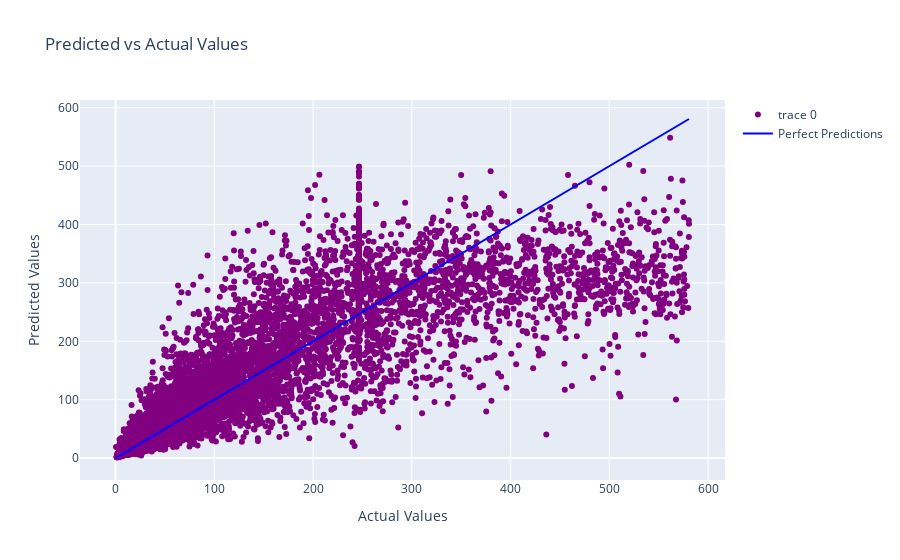

The notebook cell saved with this chart:
### Code cell
# Add hover text with additional information
hover_text = [f'Actual: {a}<br>Predicted: {p}' for a, p in zip(y_test, y_pred)]
fig.data[0].update(text=hover_text, hoverinfo='text')

fig.show()

### Figure 1 — Plotly figure (JSON) as saved in the notebook; plotly's stock layout.template omitted (floating-point values rounded to 4 significant figures; data arrays with more than 128 entries replaced by an {"elided": "..."} marker saying what was removed)
{"data": [{"hoverinfo": "text", "marker": {"color": "purple"}, "mode": "markers", "text": {"elided": "10258 str values"}, "type": "scatter", "x": {"elided": "10258 float values"}, "y": {"elided": "10258 float values"}}, {"line": {"color": "blue"}, "mode": "lines", "name": "Perfect Predictions", "type": "scatter", "x": [0.444, 580.7], "y": [0.444, 580.7]}], "layout": {"showlegend": true, "title": {"text": "Predicted vs Actual Values"}, "xaxis": {"title": {"text": "Actual Values"}}, "yaxis": {"title": {"text": "Predicted Values"}}}}
